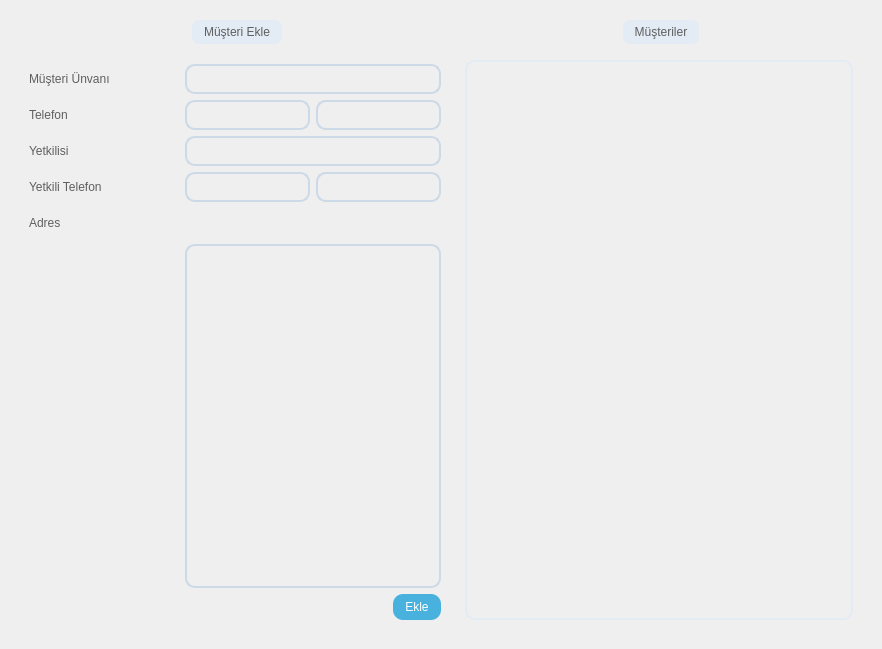
<?xml version="1.0" encoding="UTF-8"?>
<ui version="4.0">
 <class>Form</class>
 <widget class="QWidget" name="Form">
  <property name="geometry">
   <rect>
    <x>0</x>
    <y>0</y>
    <width>882</width>
    <height>649</height>
   </rect>
  </property>
  <property name="windowTitle">
   <string>Form</string>
  </property>
  <property name="styleSheet">
   <string notr="true">QGroupBox{
	background-color: transparent;
	border-radius: 15px;
	margin-top: 15px;
	font: 9pt &quot;Segoe UI&quot;;
	color: #5f5f5f
}

QTableWidget {
    border: 2px solid #e3ebf5;
    border-radius: 10px;
    background-color: transparent;
}
QGroupBox::title {
    subcontrol-origin: margin;
    subcontrol-position: top center;
    padding: 5px 10px;
    background-color: #e3ebf5;
    border-radius: 7px;
    color: #5f5f5f;
}

QLabel{
	font: 9pt &quot;Segoe UI&quot;;
	color: #5f5f5f;
}

QLineEdit{
	background-color: transparent;
	border: 2px solid #ccd9e6;
	border-radius: 10px;
	font: 9 pt &quot;Segoe UI&quot; #5f5f5f;
}

QTextEdit{
	background-color: transparent;
	border: 2px solid #ccd9e6;
	border-radius: 10px;
	font: 9 pt &quot;Segoe UI&quot; #5f5f5f;
}

QPushButton {
    background-color: #48B1DD;
    color: white;
    border: none;
    border-radius: 10px;
    padding: 6px 12px;
    font: 9pt &quot;Segoe UI&quot;;
}

QPushButton:hover {
    background-color: #007BFF;
}

QPushButton:pressed {
    background-color: #5F5F5F;
}
QComboBox {
    background-color: transparent;
    border: 2px solid #ccd9e6;
    border-radius: 10px;
    padding: 5px 8px;
    font: 9pt &quot;Segoe UI&quot;;
    color: #5f5f5f;
}

QComboBox::drop-down {
    subcontrol-origin: padding;
    subcontrol-position: top right;
    width: 25px;
    border-left: 1px solid #5f5f5f;
}


QComboBox QAbstractItemView {
    border: 2px solid #e3ebf5;
    selection-background-color: #e3ebf5;
    background-color: white;
    color: #5f5f5f;
    font: 9pt &quot;Segoe UI&quot;;
    border-radius: 5px;
}


</string>
  </property>
  <layout class="QHBoxLayout" name="horizontalLayout">
   <item>
    <widget class="QWidget" name="widget" native="true">
     <layout class="QHBoxLayout" name="horizontalLayout_7">
      <item>
       <widget class="QGroupBox" name="groupBox">
        <property name="title">
         <string>Müşteri Ekle</string>
        </property>
        <layout class="QHBoxLayout" name="horizontalLayout_5">
         <item>
          <layout class="QFormLayout" name="formLayoutAddEmployee">
           <property name="topMargin">
            <number>20</number>
           </property>
           <item row="0" column="0">
            <widget class="QLabel" name="labelEmployeeName">
             <property name="minimumSize">
              <size>
               <width>150</width>
               <height>30</height>
              </size>
             </property>
             <property name="maximumSize">
              <size>
               <width>150</width>
               <height>30</height>
              </size>
             </property>
             <property name="text">
              <string>Müşteri Ünvanı</string>
             </property>
            </widget>
           </item>
           <item row="0" column="1">
            <widget class="QLineEdit" name="lineEditEmployeeName">
             <property name="minimumSize">
              <size>
               <width>0</width>
               <height>30</height>
              </size>
             </property>
             <property name="maximumSize">
              <size>
               <width>16777215</width>
               <height>30</height>
              </size>
             </property>
            </widget>
           </item>
           <item row="1" column="0">
            <widget class="QLabel" name="labelEmployeePhone">
             <property name="minimumSize">
              <size>
               <width>150</width>
               <height>30</height>
              </size>
             </property>
             <property name="maximumSize">
              <size>
               <width>16777215</width>
               <height>150</height>
              </size>
             </property>
             <property name="text">
              <string>Telefon</string>
             </property>
            </widget>
           </item>
           <item row="1" column="1">
            <layout class="QHBoxLayout" name="horizontalLayoutPhone">
             <item>
              <widget class="QLineEdit" name="lineEditEmployeePhone">
               <property name="minimumSize">
                <size>
                 <width>0</width>
                 <height>30</height>
                </size>
               </property>
               <property name="maximumSize">
                <size>
                 <width>16777215</width>
                 <height>30</height>
                </size>
               </property>
              </widget>
             </item>
             <item>
              <widget class="QLineEdit" name="lineEditEmployeePhone2">
               <property name="minimumSize">
                <size>
                 <width>0</width>
                 <height>30</height>
                </size>
               </property>
               <property name="maximumSize">
                <size>
                 <width>16777215</width>
                 <height>30</height>
                </size>
               </property>
              </widget>
             </item>
            </layout>
           </item>
           <item row="2" column="0">
            <widget class="QLabel" name="labelEmployeeAuthority">
             <property name="minimumSize">
              <size>
               <width>150</width>
               <height>30</height>
              </size>
             </property>
             <property name="maximumSize">
              <size>
               <width>16777215</width>
               <height>150</height>
              </size>
             </property>
             <property name="text">
              <string>Yetkilisi</string>
             </property>
            </widget>
           </item>
           <item row="2" column="1">
            <widget class="QLineEdit" name="lineEditEmployeeAuthority">
             <property name="minimumSize">
              <size>
               <width>0</width>
               <height>30</height>
              </size>
             </property>
             <property name="maximumSize">
              <size>
               <width>16777215</width>
               <height>30</height>
              </size>
             </property>
            </widget>
           </item>
           <item row="3" column="0">
            <widget class="QLabel" name="labelAuthorityPhone">
             <property name="minimumSize">
              <size>
               <width>150</width>
               <height>30</height>
              </size>
             </property>
             <property name="maximumSize">
              <size>
               <width>150</width>
               <height>30</height>
              </size>
             </property>
             <property name="text">
              <string>Yetkili Telefon</string>
             </property>
            </widget>
           </item>
           <item row="3" column="1">
            <layout class="QHBoxLayout" name="horizontalLayoutAuthorityPhone">
             <item>
              <widget class="QLineEdit" name="lineEditAuthorityPhone">
               <property name="minimumSize">
                <size>
                 <width>0</width>
                 <height>30</height>
                </size>
               </property>
               <property name="maximumSize">
                <size>
                 <width>16777215</width>
                 <height>30</height>
                </size>
               </property>
              </widget>
             </item>
             <item>
              <widget class="QLineEdit" name="lineEditAuthorityPhone2">
               <property name="minimumSize">
                <size>
                 <width>0</width>
                 <height>30</height>
                </size>
               </property>
               <property name="maximumSize">
                <size>
                 <width>16777215</width>
                 <height>30</height>
                </size>
               </property>
              </widget>
             </item>
            </layout>
           </item>
           <item row="4" column="0" colspan="2">
            <widget class="QLabel" name="labelEmployeeAdress">
             <property name="minimumSize">
              <size>
               <width>150</width>
               <height>30</height>
              </size>
             </property>
             <property name="maximumSize">
              <size>
               <width>150</width>
               <height>30</height>
              </size>
             </property>
             <property name="text">
              <string>Adres</string>
             </property>
            </widget>
           </item>
           <item row="5" column="1">
            <widget class="QTextEdit" name="textEditEmployeeAdress"/>
           </item>
           <item row="6" column="0" colspan="2">
            <layout class="QHBoxLayout" name="horizontalLayoutPushButtonSpace">
             <item>
              <widget class="QLabel" name="labelEmployeeId">
               <property name="text">
                <string/>
               </property>
              </widget>
             </item>
             <item>
              <spacer name="horizontalSpacerPushButtonSpace">
               <property name="orientation">
                <enum>Qt::Horizontal</enum>
               </property>
               <property name="sizeHint" stdset="0">
                <size>
                 <width>40</width>
                 <height>20</height>
                </size>
               </property>
              </spacer>
             </item>
             <item>
              <widget class="QPushButton" name="pushButtonAddEmployee">
               <property name="text">
                <string>Ekle</string>
               </property>
              </widget>
             </item>
            </layout>
           </item>
          </layout>
         </item>
        </layout>
       </widget>
      </item>
      <item>
       <widget class="QGroupBox" name="groupBox_2">
        <property name="title">
         <string>Müşteriler</string>
        </property>
        <layout class="QHBoxLayout" name="horizontalLayout_6">
         <property name="topMargin">
          <number>25</number>
         </property>
         <item>
          <widget class="QTableWidget" name="tableWidgetEmployee"/>
         </item>
        </layout>
       </widget>
      </item>
     </layout>
    </widget>
   </item>
  </layout>
 </widget>
 <resources/>
 <connections/>
</ui>
